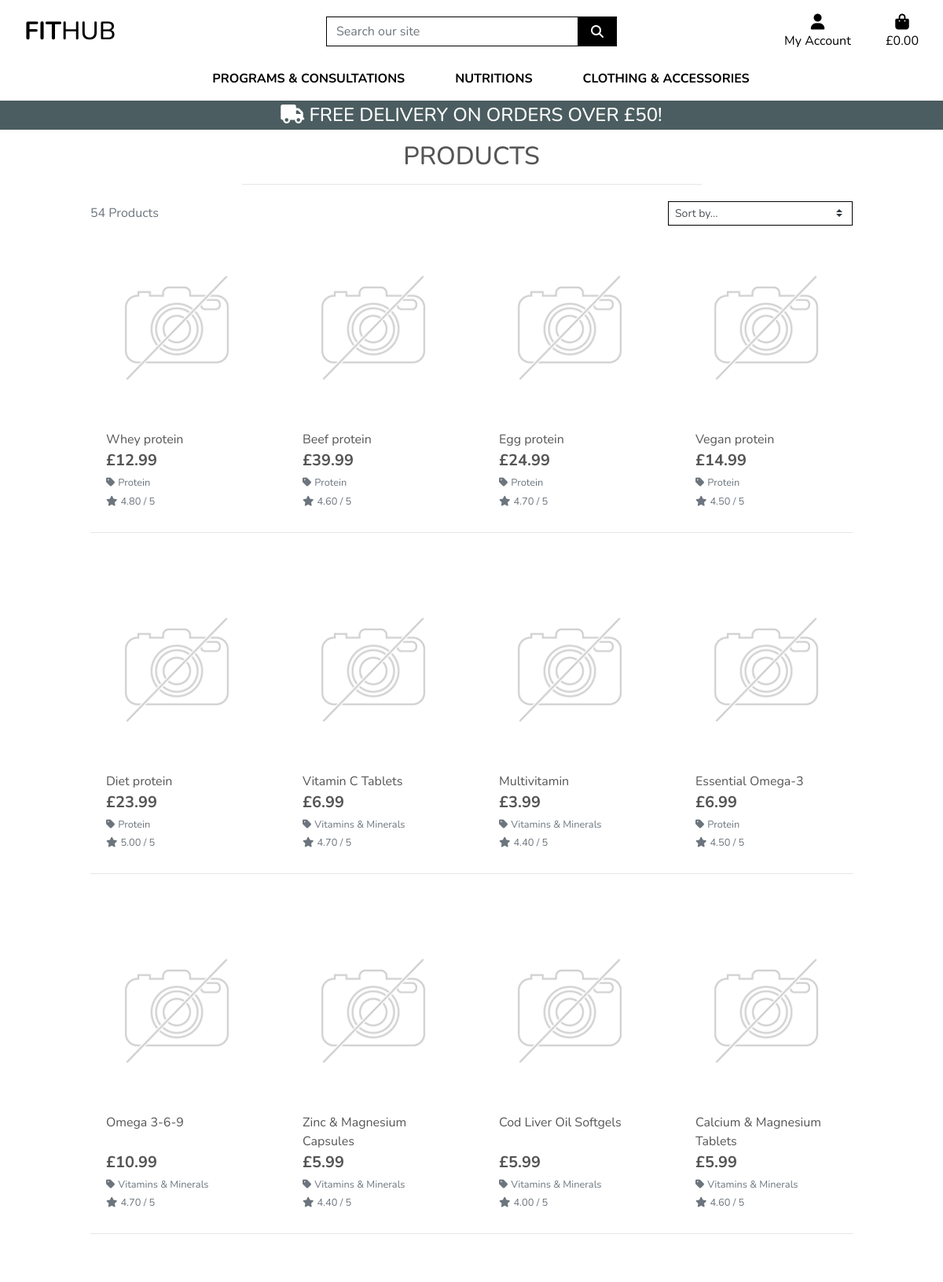
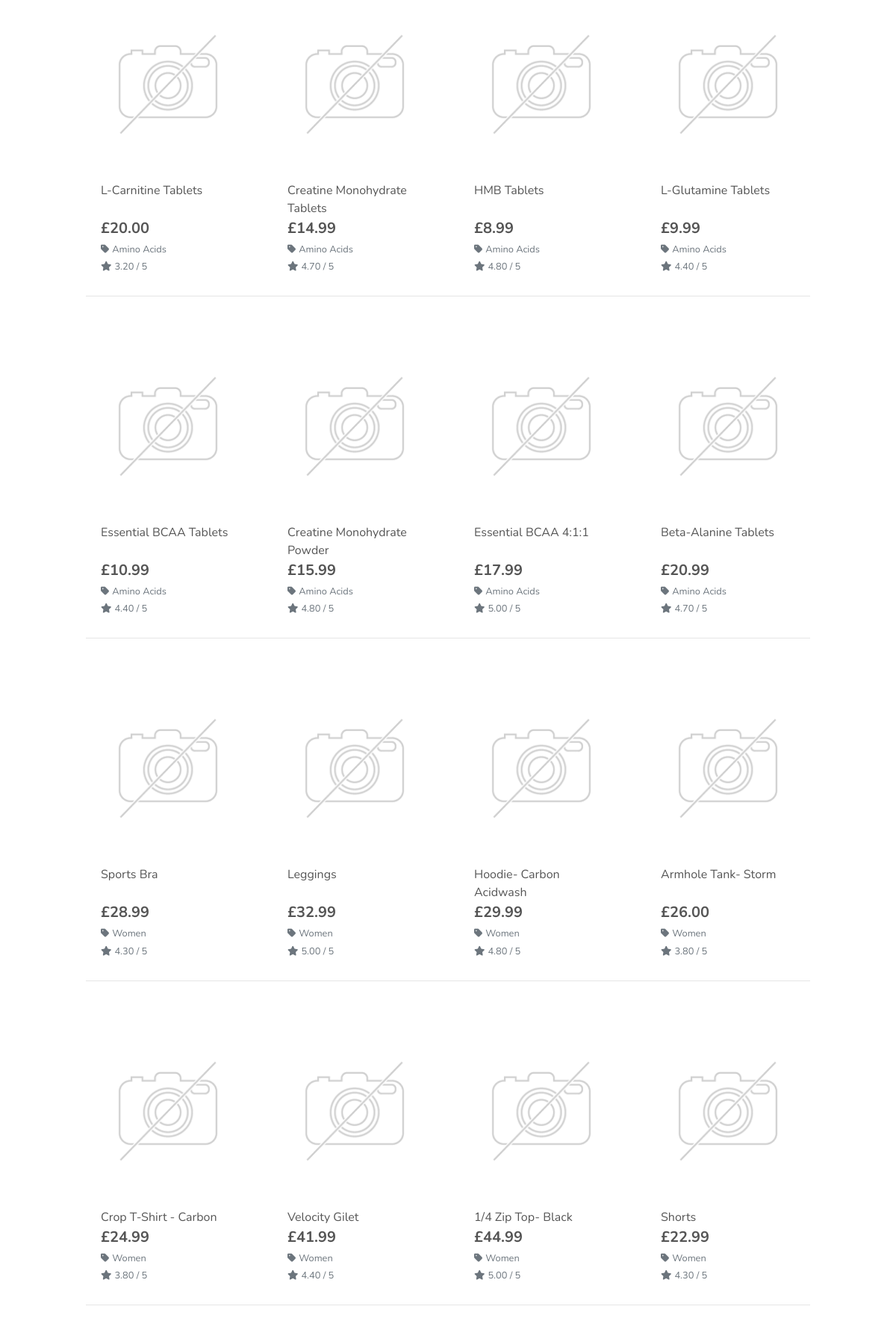
Screenshot of /products/ (upper part) with the database file from the repository (2 pictures, top to bottom).
### products/models.py (models this page shows, shortened)
class Product(models.Model):
    category = models.ForeignKey('Category', null=True, blank=True, on_delete=models.SET_NULL)
    sku = models.CharField(max_length=254, null=True, blank=True)
    name = models.CharField(max_length=254)
    description = models.TextField()
    has_sizes = models.BooleanField(default=False, null=True, blank=True)
    price = models.DecimalField(max_digits=6, decimal_places=2)
    rating = models.DecimalField(max_digits=6, decimal_places=2, null=True, blank=True)
    image_url = models.URLField(max_length=1024, null=True, blank=True)
    image = models.ImageField(null=True, blank=True)

class Category(models.Model):
    class Meta:
        verbose_name_plural = 'Categories'
    name = models.CharField(max_length=254)
    friendly_name = models.CharField(max_length=254, null=True, blank=True)

### products/views.py (the view, shortened to what this page needs)
# urls.py: path('', views.all_products, name='products'),
def all_products(request):
    products = Product.objects.all()
    query = None
    categories = None
    sort = None
    direction = None
    current_sorting = f'{sort}_{direction}'
    context = {
        'products': products,
        'search_term': query,
        'current_categories': categories,
        'current_sorting': current_sorting,
    }
    return render(request, 'products/products.html', context)

### bag/contexts.py (called while the page is built, shortened)
def bag_contents(request):
    bag_items = []
    total = 0
    product_count = 0
    bag = request.session.get('bag', {})
    if total < settings.FREE_DELIVERY_THRESHOLD:
        delivery = total * Decimal(settings.STANDARD_DELIVERY_PERCENTAGE / 100)
        free_delivery_delta = settings.FREE_DELIVERY_THRESHOLD - total
    else:
        delivery = 0
        free_delivery_delta = 0
    grand_total = delivery + total
    context = {
        'bag_items': bag_items,
        'total': total,
        'product_count': product_count,
        'delivery': delivery,
        'free_delivery_delta': free_delivery_delta,
        'free_delivery_threshold': settings.FREE_DELIVERY_THRESHOLD,
        'grand_total': grand_total,
    }
    return context

### products/templates/products/products.html (shortened to what this page needs)
{% extends "base.html" %}
{% load static %}
{% block page_header %}
    <div class="container header-container">
    </div>
{% endblock %}
{% block content %}
    <div class="overlay"></div>
    <div class="container-fluid">
        <div class="row">
            <div class="col text-center mt-3">
                <h2 class="logo-font">Products</h2>
                <hr class="w-50 mb-1">
            </div>
        </div>
        <div class="row">
            <div class="product-container col-10 offset-1">
                <div class="row mt-1 mb-2">
                    <div class="col-12 col-md-6 my-auto order-md-last d-flex justify-content-center justify-content-md-end">
                        <div class="sort-select-wrapper w-50">
                            <select id="sort-selector" class="custom-select custom-select-sm rounded-0 border border-{% if current_sorting != 'None_None' %}info{% else %}black{% endif %}">
                                <option value="reset" {% if current_sorting == 'None_None' %}selected{% endif %}>Sort by...</option>
                            </select>
                        </div>
                    </div>
                    <div class="col-12 col-md-6 order-md-first">
                        <p class="text-muted mt-3 text-center text-md-left">
                            {{ products|length }} Products{% if search_term %} found for <strong>"{{ search_term }}"</strong>{% endif %}
                        </p>
                    </div>
                </div>
                <div class="row">
                    {% for product in products %}
                        <div class="col-sm-6 col-md-6 col-lg-4 col-xl-3">
                            <div class="card h-100 border-0">
                                {% if product.image %}
                                <a href="{% url 'product_detail' product.id %}">
                                    <img class="card-img-top img-fluid" src="{{ product.image.url }}" alt="{{ product.name }}">
                                </a>
                                {% else %}
                                <a href="{% url 'product_detail' product.id %}">
                                    <img class="card-img-top img-fluid" src="{{ MEDIA_URL }}noimage.png" alt="{{ product.name }}">
                                </a>
                                {% endif %}
                                <div class="card-body pb-0">
                                    <p class="mb-0">{{ product.name }}</p>
                                </div>
                                <div class="card-footer bg-white pt-0 border-0 text-left">
                                    <div class="row">
                                        <div class="col">
                                            <p class="lead mb-0 text-left font-weight-bold">£{{ product.price }}</p>
                                            {% if product.category %}
                                            <p class="small mt-1 mb-0">
                                                <a class="text-muted" href="{% url 'products' %}?category={{ product.category.name }}">
                                                    <i class="fas fa-tag mr-1"></i>{{ product.category.friendly_name }}
                                                </a>
                                            </p>
                                            {% endif %}
                                            {% if product.rating %}
                                                <small class="text-muted"><i class="fas fa-star mr-1"></i>{{ product.rating }} / 5</small>
                                            {% else %}
                                                <small class="text-muted">No Rating</small>
                                            {% endif %}
                                        </div>
                                    </div>
                                </div>
                            </div>
                        </div>
                        {% if forloop.counter|divisibleby:4 %}
                            <div class="col-12 d-none d-xl-block mb-5">
                                <hr>
                            </div>
                        {% endif %}
                    {% endfor %}
                </div>
            </div>
        </div>
    </div>
{% endblock %}

### templates/base.html (shortened to what this page needs)
{% load static %}
<!doctype html>
<html lang="en">
  <head>
    {% block corecss %}
    <link rel="stylesheet" href="https://stackpath.bootstrapcdn.com/bootstrap/4.4.1/css/bootstrap.min.css">
    <link rel="stylesheet" href="{% static 'css/base.css' %}">
    {% endblock %}
  </head>
  <body>
    <header class="container-fluid fixed-top">
        <div id="topnav" class="row bg-white pt-lg-2 d-none d-lg-flex">
            <div class="col-12 col-lg-4 my-auto py-1 py-lg-0 text-center text-lg-left">
                <a href="{% url 'home' %}" class="nav-link main-logo-link">
                    <h2 class="logo-font text-black my-0"><strong>Fit</strong>Hub</h2>
                </a>
            </div>
            <div class="col-12 col-lg-4 my-auto py-1 py-lg-0">
                <form method="GET" action="{% url 'products' %}">
                    <div class="input-group w-100">
                        <input class="form-control border border-black rounded-0" type="text" name="q" placeholder="Search our site">
                        <div class="input-group-append">
                            <button class="form-control btn btn-black border border-black rounded-0" type="submit">
                                <span class="icon">
                                    <i class="fas fa-search"></i>
                                </span>
                            </button>
                        </div>
                    </div>
                </form>
            </div>
            <div class="col-12 col-lg-4 my-auto py-1 py-lg-0">
                <ul class="list-inline list-unstyled text-center text-lg-right my-0">
                    <li class="list-inline-item dropdown">
                        <a class="text-black nav-link" href="#" id="user-options" data-toggle="dropdown" aria-haspopup="true" aria-expanded="false">
                            <div class="text-center">
                                <div><i class="fas fa-user fa-lg"></i></div>
                                <p class="my-0">My Account</p>
                            </div>
                        </a>
                    </li>
                    <li class="list-inline-item">
                        <a class="{% if grand_total %}text-info font-weight-bold{% else %}text-black{% endif %} nav-link" href="{% url 'view_bag' %}">
                            <div class="text-center">
                                <div><i class="fas fa-shopping-bag fa-lg"></i></div>
                                <p class="my-0">
                                    {% if grand_total %}
                                        £{{ grand_total|floatformat:2 }}
                                    {% else %}
                                        £0.00
                                    {% endif %}
                                </p>
                            </div>
                        </a>
                    </li>
                </ul>
            </div>
        </div>
        <div class="row bg-white">
            <nav class="navbar navbar-expand-lg navbar-light w-100">
                {% include 'includes/main-nav.html' %}
            </nav>
        </div>
        <div id="delivery-banner" class="row text-center delivery-banner">
            <div class="col text-white">
                <h4 class="logo-font my-1"><i class="fas fa-truck"></i> Free delivery on orders over £{{ free_delivery_threshold }}!</h4>
            </div>
        </div>
    </header>
    {% block page_header %}
    {% endblock %}
    {% block content %}
    {% endblock %}
  </body>
</html>

### templates/includes/main-nav.html (shortened to what this page needs)
<div class="collapse navbar-collapse" id="main-nav">
    <ul class="navbar-nav w-auto mx-auto">
        <li class="nav-item dropdown">
            <a class="logo-font font-weight-bold nav-link text-black mr-5" href="#" id="programs-link" aria-haspopup="true" aria-expanded="false">
                Programs &amp; Consultations
            </a>
        </li>
        <li class="nav-item dropdown">
            <a class="logo-font font-weight-bold nav-link text-black mr-5" href="#" id="nutritions-link" data-toggle="dropdown" aria-haspopup="true" aria-expanded="false">
                Nutritions
            </a>
        </li>
        <li class="nav-item dropdown">
            <a class="logo-font font-weight-bold nav-link text-black" href="#" id="clothing-link" data-toggle="dropdown" aria-haspopup="true" aria-expanded="false">
                Clothing &amp; Accessories
            </a>
        </li>
    </ul>
</div>

### static/css/base.css (style rules this page uses)
html { height: 100%; }
body { background: url('/media/home_page_background.jpg') no-repeat center center fixed; background-size: cover; height: calc(100vh - 164px); color: #555; font-family: 'Nunito', sans-serif; }
.icon { align-items: center; display: inline-flex; justify-content: center; height: 1.5rem; width: 1.5rem; }
.logo-font { text-transform: uppercase; }
.main-logo-link { width: fit-content; }
.btn-black { background: black; color: white; }
.text-black { color: #000 !important; }
.border-black { border: 1px solid black !important; }
.overlay { height: 100%; width: 100%; top: 0; left: 0; position: fixed; background: white; z-index: -1; }
.delivery-banner { background-color:rgba(30, 53, 57, 0.8); }
@media (min-width: 1200px) { .container { max-width: 80%; } }
@media (min-width: 992px) { .header-container { padding-top: 164px; } }

### rows the page displays
Product: image (placeholder picture), name "Whey protein", price "12.99", category.friendly_name "Protein", rating "4.80"
Product: image (placeholder picture), name "Beef protein", price "39.99", category.friendly_name "Protein", rating "4.60"
Product: image (placeholder picture), name "Egg protein", price "24.99", category.friendly_name "Protein", rating "4.70"
Product: image (placeholder picture), name "Vegan protein", price "14.99", category.friendly_name "Protein", rating "4.50"
Product: image (placeholder picture), name "Diet protein", price "23.99", category.friendly_name "Protein", rating "5.00"
Product: image (placeholder picture), name "Vitamin C Tablets", price "6.99", category.friendly_name "Vitamins & Minerals", rating "4.70"
Product: image (placeholder picture), name "Multivitamin", price "3.99", category.friendly_name "Vitamins & Minerals", rating "4.40"
Product: image (placeholder picture), name "Essential Omega-3", price "6.99", category.friendly_name "Protein", rating "4.50"
Product: image (placeholder picture), name "Omega 3-6-9", price "10.99", category.friendly_name "Vitamins & Minerals", rating "4.70"
Product: image (placeholder picture), name "Zinc & Magnesium Capsules", price "5.99", category.friendly_name "Vitamins & Minerals", rating "4.40"
Product: image (placeholder picture), name "Cod Liver Oil Softgels", price "5.99", category.friendly_name "Vitamins & Minerals", rating "4.00"
Product: image (placeholder picture), name "Calcium & Magnesium Tablets", price "5.99", category.friendly_name "Vitamins & Minerals", rating "4.60"
Product: image (placeholder picture), name "L-Carnitine Tablets", price "20.00", category.friendly_name "Amino Acids", rating "3.20"
Product: image (placeholder picture), name "Creatine Monohydrate Tablets", price "14.99", category.friendly_name "Amino Acids", rating "4.70"
Product: image (placeholder picture), name "HMB Tablets", price "8.99", category.friendly_name "Amino Acids", rating "4.80"
Product: image (placeholder picture), name "L-Glutamine Tablets", price "9.99", category.friendly_name "Amino Acids", rating "4.40"
Product: image (placeholder picture), name "Essential BCAA Tablets", price "10.99", category.friendly_name "Amino Acids", rating "4.40"
Product: image (placeholder picture), name "Creatine Monohydrate Powder", price "15.99", category.friendly_name "Amino Acids", rating "4.80"
Product: image (placeholder picture), name "Essential BCAA 4:1:1", price "17.99", category.friendly_name "Amino Acids", rating "5.00"
Product: image (placeholder picture), name "Beta-Alanine Tablets", price "20.99", category.friendly_name "Amino Acids", rating "4.70"
Product: image (placeholder picture), name "Sports Bra", price "28.99", category.friendly_name "Women", rating "4.30"
Product: image (placeholder picture), name "Leggings", price "32.99", category.friendly_name "Women", rating "5.00"
Product: image (placeholder picture), name "Hoodie- Carbon Acidwash", price "29.99", category.friendly_name "Women", rating "4.80"
Product: image (placeholder picture), name "Armhole Tank- Storm", price "26.00", category.friendly_name "Women", rating "3.80"
Product: image (placeholder picture), name "Crop T-Shirt - Carbon", price "24.99", category.friendly_name "Women", rating "3.80"
Product: image (placeholder picture), name "Velocity Gilet", price "41.99", category.friendly_name "Women", rating "4.40"
Product: image (placeholder picture), name "1/4 Zip Top- Black", price "44.99", category.friendly_name "Women", rating "5.00"
Product: image (placeholder picture), name "Shorts", price "22.99", category.friendly_name "Women", rating "4.30"

### other values shown
{{ free_delivery_threshold }} "50"
{{ products|length }} "54"
